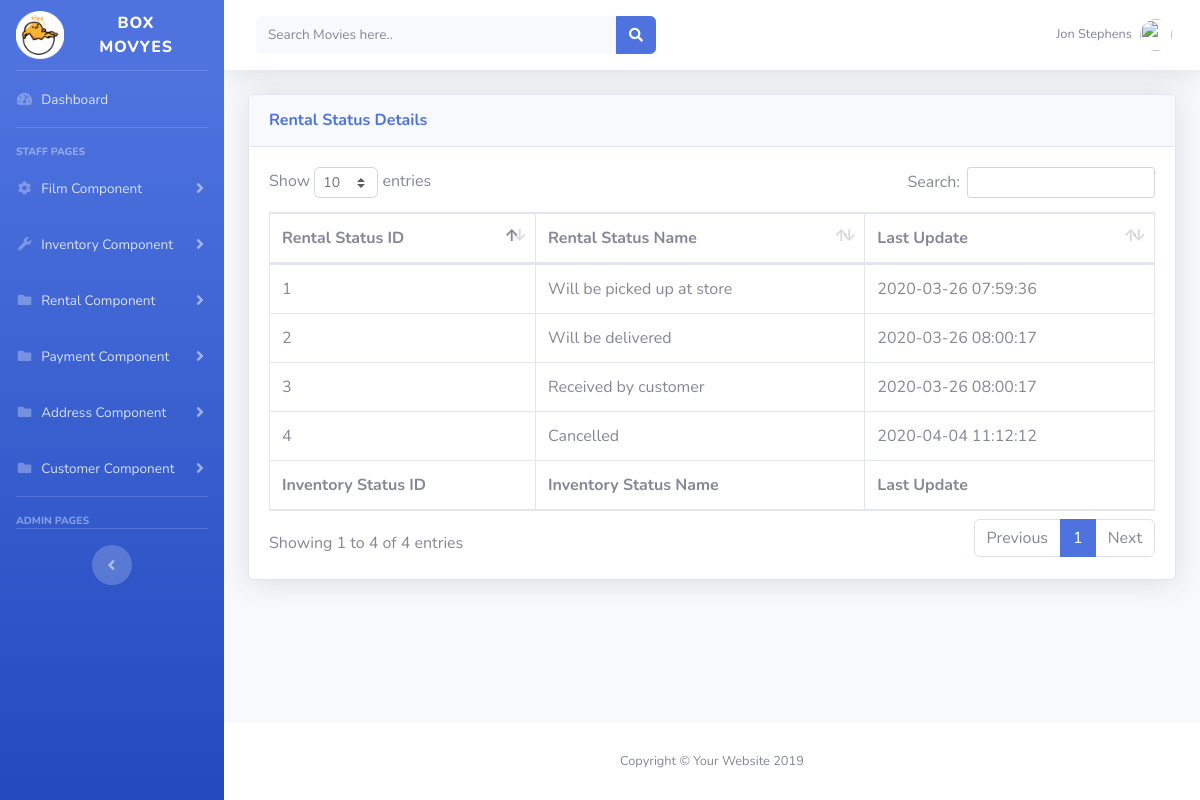
/tables_rental_status.php (signed in), run on the app's committed database.
### tables this page shows
CREATE TABLE `staff` (
  `staff_id` int(3) NOT NULL,
  `first_name` varchar(45) NOT NULL,
  `last_name` varchar(45) NOT NULL,
  `address_id` int(5) NOT NULL,
  `picture` blob,
  `email` varchar(50) NOT NULL,
  `store_id` int(3) DEFAULT NULL,
  `active` int(3) NOT NULL DEFAULT '1',
  `password` varchar(40) NOT NULL,
  `last_update` timestamp NOT NULL DEFAULT CURRENT_TIMESTAMP
);

CREATE TABLE `rental_status` (
  `status_id` int(2) NOT NULL,
  `status_name` varchar(30) NOT NULL,
  `last_update` timestamp NOT NULL DEFAULT CURRENT_TIMESTAMP
);

### tables_rental_status.php (the view, shortened to what this page needs)
<!DOCTYPE html>
<html lang="en">
<head>
  <link href="vendor/fontawesome-free/css/all.min.css" rel="stylesheet" type="text/css">
  <link href="css/sb-admin-2.min.css" rel="stylesheet">
  <link href="vendor/datatables/dataTables.bootstrap4.min.css" rel="stylesheet">
</head>
<body id="page-top">
  <div id="wrapper">
    <ul class="navbar-nav bg-gradient-primary sidebar sidebar-dark accordion" id="accordionSidebar">
      <a class="sidebar-brand d-flex align-items-center justify-content-center" href="index.php">
        <img src = 'img/fav.png' width = '25%' title = 'Box Movyes Homepage' alt = 'Box Movyes Homepage'/>
        <div class="sidebar-brand-text mx-3">BOX MOVYES </div>
      </a>
      <hr class="sidebar-divider my-0">
      <li class="nav-item">
        <a class="nav-link" href="staff_page.php">
          <i class="fas fa-fw fa-tachometer-alt"></i>
          <span>Dashboard</span></a>
      </li>
      <hr class="sidebar-divider">
      <div class="sidebar-heading">
        Staff Pages
      </div>
       <li class="nav-item">
        <a class="nav-link collapsed" href="#" data-toggle="collapse" data-target="#collapseTwo" aria-expanded="true" aria-controls="collapseTwo">
          <i class="fas fa-fw fa-cog"></i>
          <span>Film Component</span>
        </a>
      </li>
<li class="nav-item">
        <a class="nav-link collapsed" href="#" data-toggle="collapse" data-target="#collapseUtilities" aria-expanded="true" aria-controls="collapseUtilities">
          <i class="fas fa-fw fa-wrench"></i>
          <span>Inventory Component</span>
        </a>
      </li>
		<li class="nav-item">
        <a class="nav-link collapsed" href="#" data-toggle="collapse" data-target="#collapsePages" aria-expanded="true" aria-controls="collapsePages">
          <i class="fas fa-fw fa-folder"></i>
          <span>Rental Component</span>
        </a>
      </li>
	  <li class="nav-item">
        <a class="nav-link collapsed" href="#" data-toggle="collapse" data-target="#collapseExample" aria-expanded="true" aria-controls="collapseExample">
          <i class="fas fa-fw fa-folder"></i>
          <span>Payment Component</span>
        </a>
      </li>
	   <li class="nav-item">
        <a class="nav-link collapsed" href="#" data-toggle="collapse" data-target="#collapseAddress" aria-expanded="true" aria-controls="collapseAddress">
          <i class="fas fa-fw fa-folder"></i>
          <span>Address Component</span>
        </a>
      </li>
	  <li class="nav-item">
        <a class="nav-link collapsed" href="#" data-toggle="collapse" data-target="#collapseCustomer" aria-expanded="true" aria-controls="collapseCustomer">
          <i class="fas fa-fw fa-folder"></i>
          <span>Customer Component</span>
        </a>
      </li>
      <hr class="sidebar-divider">
      <div class="sidebar-heading">
        Admin Pages
      </div>
		<?php
		$links = mysqli_connect('localhost','hfycb1_hfycb1','12345isint.','hfycb1_id13307643_assignment2') or die("Could not connect to database");
	   ?>
      <hr class="sidebar-divider">
      <div class="text-center d-none d-md-inline">
        <button class="rounded-circle border-0" id="sidebarToggle"></button>
      </div>
    </ul>
    <div id="content-wrapper" class="d-flex flex-column">
      <div id="content">
        <nav class="navbar navbar-expand navbar-light bg-white topbar mb-4 static-top shadow">
          <form action = 'search_page.php' method = 'post'class="d-none d-sm-inline-block form-inline mr-auto ml-md-3 my-2 my-md-0 mw-100 navbar-search">
            <div class="input-group">
              <input name = 'result' type="text" placeholder = 'Search Movies here..'class="form-control bg-light border-0 small" aria-label="Search" title = 'Explore More Movies Here' aria-describedby="basic-addon2">
              <div class="input-group-append">
                <button class="btn btn-primary" type="submit">
                  <i class="fas fa-search fa-sm"></i>
                </button>
              </div>
            </div>
          </form>
          <ul class="navbar-nav ml-auto">
            <li class="nav-item dropdown no-arrow">
              <a class="nav-link dropdown-toggle" href="#" id="userDropdown" role="button" data-toggle="dropdown" aria-haspopup="true" aria-expanded="false">
			   <?php
			        $getStaffEmails = $_SESSION['email'];
					$sql = "SELECT * from `staff` where email = '$getStaffEmails'";
					$runStaff = mysqli_query($links,$sql);
					$resultStaffDisplay = mysqli_fetch_assoc($runStaff);
					if(!empty($resultStaffDisplay['staff_id'])){
						$getStaffFname = $resultStaffDisplay['first_name'];
						$getStaffLname = $resultStaffDisplay['last_name'];
					}else{
						$getStaffFname =  '-';
						$getStaffLname =  '-';
					}
			  ?>
                <span class="mr-2 d-none d-lg-inline text-gray-600 small"><?php echo $getStaffFname; echo '&nbsp'; echo $getStaffLname;     ?></span>
                <img class="img-profile rounded-circle" src="https://source.unsplash.com/QAB-WJcbgJk/60x60">
              </a>
            </li>
          </ul>
        </nav>
        <div class="container-fluid">
          <div class="card shadow mb-4">
            <div class="card-header py-3">
              <h6 class="m-0 font-weight-bold text-primary">Rental Status Details</h6>
            </div>
            <div class="card-body">
              <div class="table-responsive">
                <table class="table table-bordered" id="dataTable" width="100%" cellspacing="0">
                  <thead>
                    <tr>
                      <th>Rental Status ID</th>
                      <th>Rental Status Name</th>
                      <th>Last Update</th>
                    </tr>
                  </thead>
                  <tfoot>
                    <tr>
                        <th>Inventory Status ID</th>
                      <th>Inventory Status Name</th>
                      <th>Last Update</th>
                    </tr>
                  </tfoot>
                  <tbody>
                     <?php
					     $sqlRentalStatus = "SELECT * FROM `rental_status` WHERE 1";
						$queryRenStatus=mysqli_query($links,$sqlRentalStatus);
						while($rowRentS=mysqli_fetch_array($queryRenStatus)){
					?>
					    					<tr>
					  <td><?php echo $rowRentS['status_id']; ?></td>
					  <td><?php echo $rowRentS['status_name']; ?></td>
					       <td><?php echo $rowRentS['last_update']; ?></td>
					</tr>
					<?php
				}
			?>
                  </tbody>
                </table>
              </div>
            </div>
          </div>
        </div>
      </div>
      <footer class="sticky-footer bg-white">
        <div class="container my-auto">
          <div class="copyright text-center my-auto">
            <span>Copyright &copy; Your Website 2019</span>
          </div>
        </div>
      </footer>
    </div>
  </div>
</body>
</html>

### data on the page
staff: first_name "Jon", last_name "Stephens"
rental_status: status_id "1", status_name "Will be picked up at store", last_update "2020-03-26 07:59:36"
rental_status: status_id "2", status_name "Will be delivered", last_update "2020-03-26 08:00:17"
rental_status: status_id "3", status_name "Received by customer", last_update "2020-03-26 08:00:17"
rental_status: status_id "4", status_name "Cancelled", last_update "2020-04-04 11:12:12"
